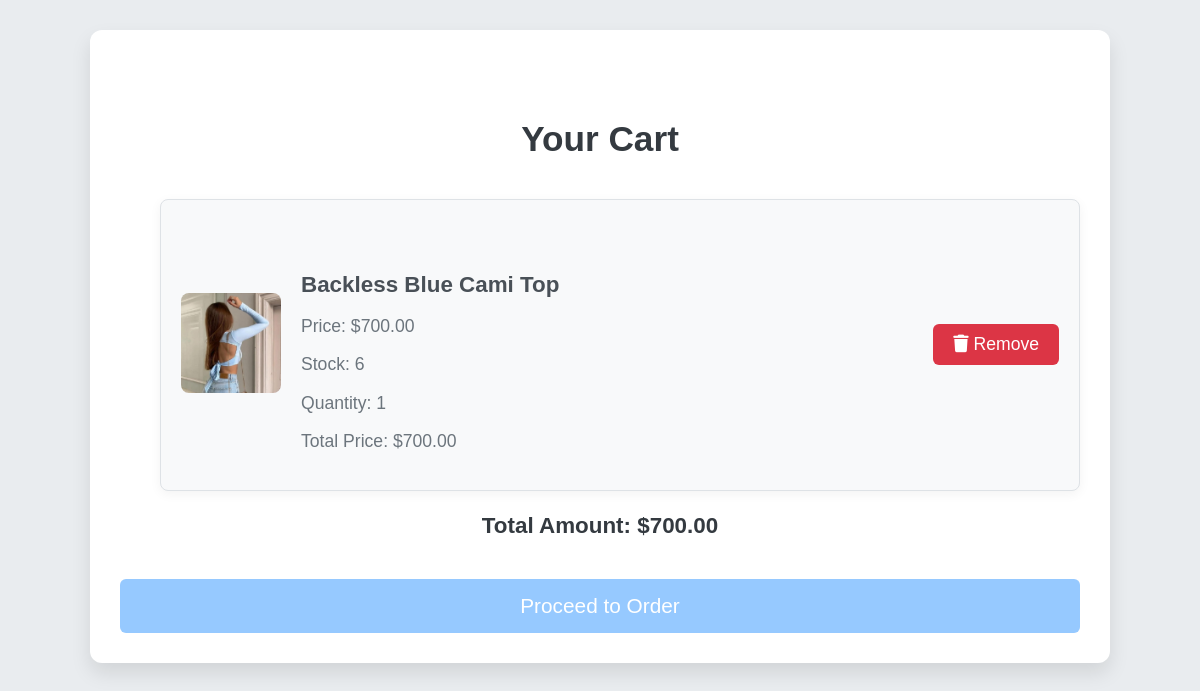
The app's page /cart/ (signed in) with its own data.
### app/models.py (models this page shows, shortened)
class AddToCart(models.Model):
    user = models.ForeignKey(User, on_delete=models.CASCADE, related_name="cart_items")
    product = models.ForeignKey(Product, on_delete=models.CASCADE)
    quantity = models.PositiveIntegerField(default=1)
    added_at = models.DateTimeField(auto_now_add=True)

class Product(models.Model):
    product_name = models.CharField(max_length=80)
    product_price = models.DecimalField(max_digits=10, decimal_places=2, null=True, blank=True)
    product_description = models.TextField(null=True, blank=True)
    color = models.CharField(max_length=50, null=True, blank=True)
    material = models.CharField(max_length=100, null=True, blank=True)
    stock = models.IntegerField(null=True)
    category = models.ForeignKey(Category, on_delete=models.CASCADE)
    subcategory = models.ForeignKey(SubCategory, on_delete=models.CASCADE)
    user = models.ForeignKey(User, on_delete=models.CASCADE, null=True)

class ProductImage(models.Model):
    product = models.ForeignKey(Product, related_name="images", on_delete=models.CASCADE)
    image = models.ImageField(upload_to='product_images/')

### app/views.py (the view)
# urls.py: path('cart/', view_cart, name='cart'),
def view_cart(request):
    if request.user.is_authenticated:
        cart_items = AddToCart.objects.filter(user=request.user)
        for item in cart_items:
            item.product_images = item.product.images.first()
            item.total_price = item.product.product_price * item.quantity
        total_amount = sum(item.total_price for item in cart_items)
        return render(request, 'cart.html', {'cart_items': cart_items, 'total_amount': total_amount})
    else:
        return redirect('userlogin')

### templates/cart.html (shortened to what this page needs)
 {% load static %}
 <!DOCTYPE html>
 <html lang="en">
 <head>
     <link href="https://cdnjs.cloudflare.com/ajax/libs/font-awesome/6.0.0-beta3/css/all.min.css" rel="stylesheet">
 </head>
 <body>
     <div class="container">
         <h5>Your Cart</h5>
         <div class="cart-items">
             {% if cart_items %}
                 <ul>
                     {% for item in cart_items %}
                     <li class="cart-item">
                         <div class="image-section">
                             {% if item.product.images.first %}
                                 <img src="{{ item.product.images.first.image.url }}" alt="{{ item.product.product_name }}">
                             {% else %}
                                 <p>No images available.</p>
                             {% endif %}
                         </div>
                         <div class="cart-item-details">
                             <h6>{{ item.product.product_name }}</h6>
                             <p>Price: ${{ item.product.product_price }}</p>
                             <p>Stock: {{ item.product.stock }}</p>
                             <p>Quantity: {{ item.quantity }}</p>
                             <p>Total Price: ${{ item.total_price|floatformat:2 }}</p>
                         </div>
                         <form action="/remove_from_cart/{{ item.product.id }}/" method="POST">
                             <button type="submit" class="remove-btn">
                                 <i class="fas fa-trash"></i> Remove
                             </button>
                         </form>
                     </li>
                     {% endfor %}
                 </ul>
                 <div class="cart-summary">
                     <p><strong>Total Amount: ${{ total_amount|floatformat:2 }}</strong></p>
                 </div>
                 <a href="/order/" class="create-order-btn">Proceed to Order</a>
             {% else %}
                 <p class="empty-cart-msg">Your cart is empty. Start shopping now!</p>
             {% endif %}
         </div>
     </div>
 </body>
 </html>

### templates/cart.html (style rules this page uses)
body { font-family: 'Arial', sans-serif; background-color: #e9ecef; margin: 0; padding: 0; color: #333; }
.container { width: 80%; max-width: 1000px; margin: 30px auto; background-color: #fff; padding: 30px; border-radius: 12px; box-shadow: 0 10px 20px rgba(0, 0, 0, 0.1); }
h5 { font-size: 2.2em; color: #343a40; margin-bottom: 40px; text-align: center; }
.cart-item { display: flex; align-items: center; background-color: #f8f9fa; border: 1px solid #dee2e6; padding: 20px; border-radius: 8px; margin-bottom: 20px; box-shadow: 0 3px 12px rgba(0, 0, 0, 0.05); }
.cart-item img { width: 100px; height: 100px; object-fit: cover; border-radius: 8px; margin-right: 20px; }
.cart-item-details { flex-grow: 1; }
.cart-item-details h6 { font-size: 1.4em; margin-bottom: 8px; color: #495057; }
.cart-item-details p { font-size: 1.1em; color: #6c757d; }
.remove-btn { background-color: #dc3545; color: white; padding: 10px 20px; border: none; font-size: 1.1em; border-radius: 6px; cursor: pointer; transition: background-color 0.3s ease; }
.create-order-btn { display: block; text-align: center; padding: 15px; background-color: #96c9ff; color: white; font-size: 1.3em; border-radius: 6px; text-decoration: none; margin-top: 40px; transition: background-color 0.3s ease; }
.cart-summary { text-align: center; margin-top: 20px; font-size: 1.4em; color: #343a40; }

### records on screen
AddToCart: product.images.first.image (picture), product.product_name "Backless Blue Cami Top", product.product_price "700.00", product.stock "6", quantity "1", total_price "700.00"

### other values on screen
{{ total_amount|floatformat:2 }} "700.00"
